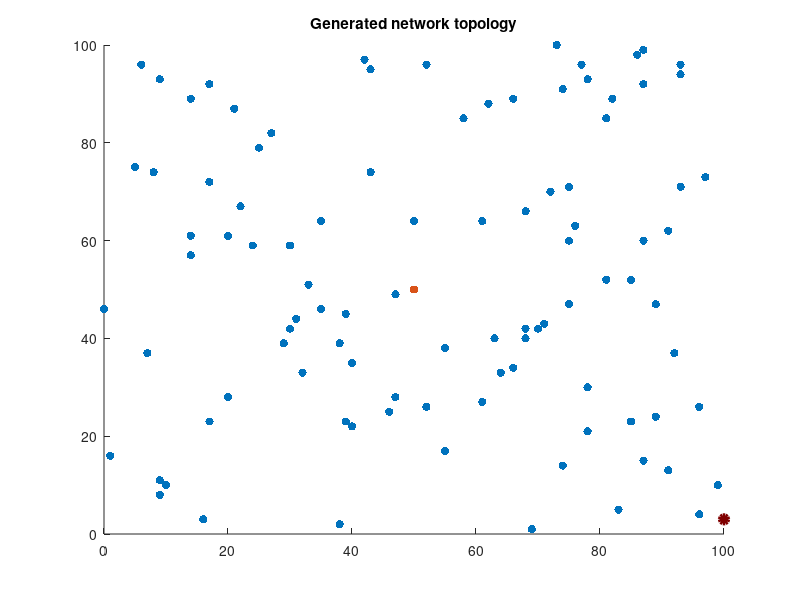
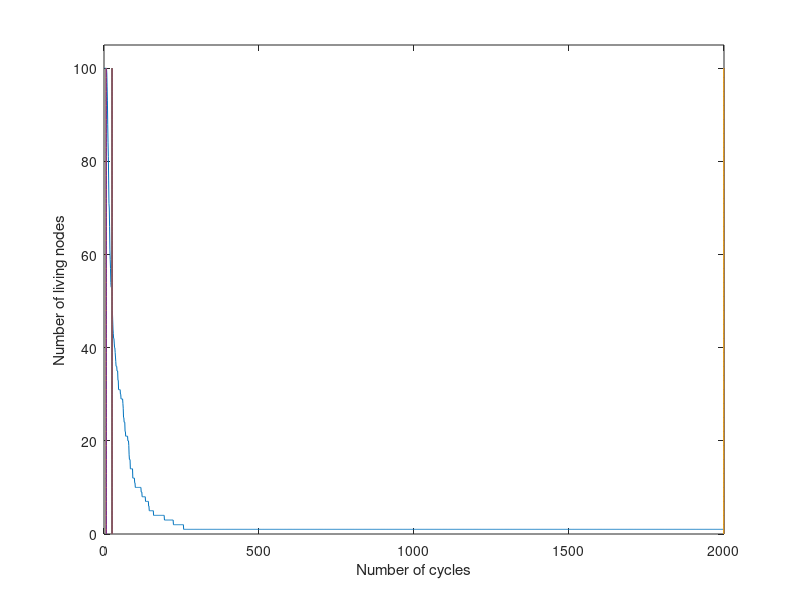
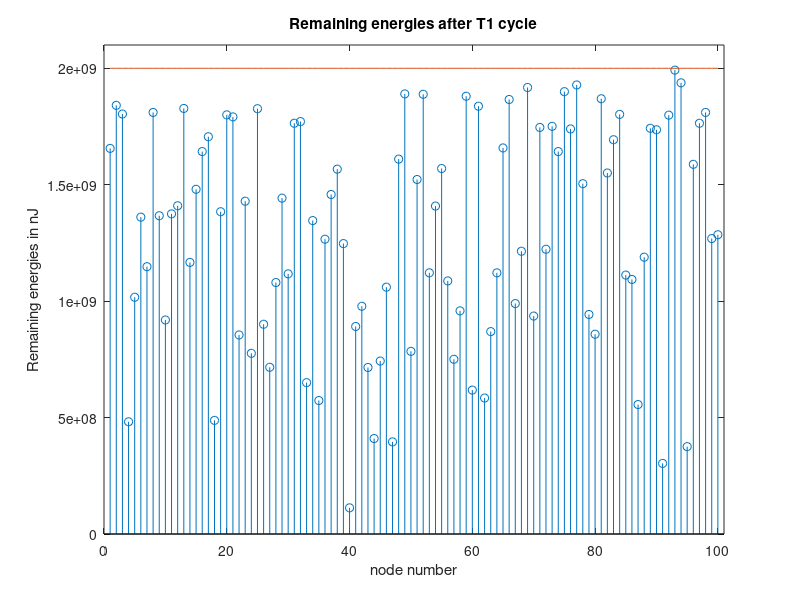
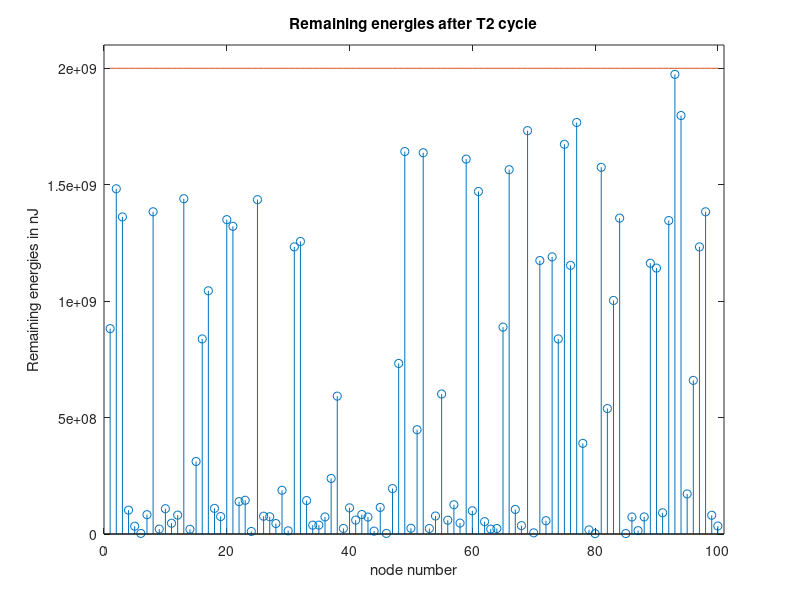

Recreate these plots in MATLAB, in order.
clear all
clc
n = 100; %number of sensor nodes
l = 100; %length of area
w = 100; %width of area
Ei = ones(1,100)*2*(10^9);  %Initial energy for single node in nJ
eps_short = 10; 
eps_long  = 0.0013; 
Eelec = 50; % in nJ/bit
Eagg = 50; % in nJ/bit
Data = 500*8; % in bits
Overhead = 125*8; % in bits
k = Data + Overhead;
d0 = sqrt(eps_short/eps_long);
xy = randi([0 n],2,n);
sink = [w/2 l/2];
sink2 = [0 0];
scatter(xy(1,:),xy(2,:),'filled')
ylim([0 l])
xlim([0 w])
hold on
scatter(sink(1),sink(2),'filled')
dist = [];
for i=1:n
    dist(i) = sqrt(((xy(1,i)-sink(1))^2) + ((xy(2,i)-sink(2))^2));
end
Ei1 = Ei;
death = [];
for i=1:n
    m = 0;
    energy_loss_short = k*Eelec + k*eps_short*(dist(i)^2) + k*Eagg;
    energy_loss_long = k*Eelec + k*eps_long*(dist(i)^4) + k*Eagg;
    if dist(i) < d0
        while energy_loss_short < Ei1(i)
            Ei1(i) = Ei1(i) - energy_loss_short;
            m = m + 1;
        end
        death(i) = m;
    else
        while energy_loss_long < Ei1(i)
            Ei1(i) = Ei1(i) - energy_loss_long;
            m = m + 1;
        end
        death(i) = m;
    end
end
%number of cycles before the death of the first node
T1 = min(death);
rt11 = find(death==min(death));
%number of cycles before the death of the last node
T3 = max(death);
for i=1:length(rt11)
    hold on
    scatter(xy(1,rt11(i)),xy(2,rt11(i)),'MarkerEdgeColor',[0.5 0 0],'MarkerFaceColor',[0.5 0 0],'LineWidth',3)
    title('Generated network topology')
end
notdead = [];
for j=1:max(death)
    nn = 00;
    for i=1:n
        if death(i) >= j
            nn = nn + 1;
        else
            nn = nn;
        end
    end
    notdead(j) = nn;
end
notdead2 = [notdead 0];
cycles = 1:max(death)+1;
figure
plot(cycles, notdead2)
xlabel('Number of cycles')
ylabel('Number of living nodes')
ylim([0 105])

kk=1;
while notdead(kk)>50
    kk = kk + 1;
end
%number of cycles before the death of half the nodes
T2 = kk;
hold on 
plot(ones(n+1)*T1,0:n)
hold on 
plot(ones(n+1)*T2,0:n)
hold on 
plot(ones(n+1)*T3,0:n)

%Plot the remaining energies after T1 cycle
Ei2 = Ei;
for i=1:n
    energy_loss_short = k*Eelec + k*eps_short*(dist(i)^2) + k*Eagg;
    energy_loss_long = k*Eelec + k*eps_long*(dist(i)^4) + k*Eagg;
    if dist(i) < d0
        for ee=1:T1
            Ei2(i) = Ei2(i) - energy_loss_short;
        end
    else
        for ee=1:T1
            Ei2(i) = Ei2(i) - energy_loss_long; 
        end
    end
end
figure
stem(1:n,Ei2)
hold on 
plot(1:n,Ei)
ylim([0 2.1*(10^9)])
xlim([0 101])
ylabel('Remaining energies in nJ')
xlabel('node number')
title('Remaining energies after T1 cycle')

%Plot the remaining energies after T2 cycles
Ei3 = Ei;
for i=1:n
    energy_loss_short = k*Eelec + k*eps_short*(dist(i)^2) + k*Eagg;
    energy_loss_long = k*Eelec + k*eps_long*(dist(i)^4) + k*Eagg;
    if dist(i) < d0
        for j=1:T2
            if energy_loss_short <= Ei3(i)
                Ei3(i) = Ei3(i) - energy_loss_short;
            end
        end
    else
        for j=1:T2
            if energy_loss_long <= Ei3(i)
                Ei3(i) = Ei3(i) - energy_loss_long;
            end
        end
    end
end
figure
stem(1:n,Ei3)
hold on 
plot(1:n,Ei)
ylim([0 2.1*(10^9)])
xlim([0 101])
ylabel('Remaining energies in nJ')
xlabel('node number')
title('Remaining energies after T2 cycle')

%Plot the remaining energies after T2 cycles
Ei4 = Ei;
for i=1:n
    energy_loss_short = k*Eelec + k*eps_short*(dist(i)^2) + k*Eagg;
    energy_loss_long = k*Eelec + k*eps_long*(dist(i)^4) + k*Eagg;
    if dist(i) < d0
        for j=1:T3
            if energy_loss_short <= Ei4(i)
                Ei4(i) = Ei4(i) - energy_loss_short;
            end
        end
    else
        for j=1:T3
            if energy_loss_long <= Ei4(i)
                Ei4(i) = Ei4(i) - energy_loss_long;
            end
        end
    end
end
figure
stem(1:n,Ei4)
hold on 
plot(1:n,Ei)
ylim([0 2.1*(10^9)])
xlim([0 101])
ylabel('Remaining energies in nJ')
xlabel('node number')
title(['Remaining energies after T3 cycles, T3=' num2str(T3) ' cycles'])


%%%%%%%%%%%%%%%%%%%%%%%%%%%%%%%%%%%%%%%%%%%%
figure
scatter(xy(1,:),xy(2,:),'filled')
ylim([0 l])
xlim([0 w])
hold on
scatter(sink2(1),sink2(2),'filled')
dist = [];
for i=1:n
    dist2(i) = sqrt(((xy(1,i)-sink2(1))^2) + ((xy(2,i)-sink2(2))^2));
end
Ei1 = Ei;
death = [];
for i=1:n
    m = 0;
    energy_loss_short = k*Eelec + k*eps_short*(dist2(i)^2) + k*Eagg;
    energy_loss_long = k*Eelec + k*eps_long*(dist2(i)^4) + k*Eagg;
    if dist2(i) < d0
        while energy_loss_short < Ei1(i)
            Ei1(i) = Ei1(i) - energy_loss_short;
            m = m + 1;
        end
        death(i) = m;
    else
        while energy_loss_long < Ei1(i)
            Ei1(i) = Ei1(i) - energy_loss_long;
            m = m + 1;
        end
        death(i) = m;
    end
end
%number of cycles before the death of the first node
T1 = min(death);
rt11 = find(death==min(death));
%number of cycles before the death of the last node
T3 = max(death);
for i=1:length(rt11)
    hold on
    scatter(xy(1,rt11(i)),xy(2,rt11(i)),'MarkerEdgeColor',[0.5 0 0],'MarkerFaceColor',[0.5 0 0],'LineWidth',3)
    title('Generated network topology - corner sink node')
end
notdead = [];
for j=1:max(death)
    nn = 00;
    for i=1:n
        if death(i) >= j
            nn = nn + 1;
        else
            nn = nn;
        end
    end
    notdead(j) = nn;
end
notdead2 = [notdead 0];
cycles = 1:max(death)+1;
figure
plot(cycles, notdead2)
xlabel('Number of cycles')
ylabel('Number of living nodes')
ylim([0 105])
title('For corner sink node')
kk=1;
while notdead(kk)>50
    kk = kk + 1;
end
%number of cycles before the death of half the nodes
T2 = kk;
hold on 
plot(ones(n+1)*T1,0:n)
hold on 
plot(ones(n+1)*T2,0:n)
hold on 
plot(ones(n+1)*T3,0:n)


%Plot the remaining energies after T1 cycle
Ei2 = Ei;
for i=1:n
    energy_loss_short = k*Eelec + k*eps_short*(dist2(i)^2) + k*Eagg;
    energy_loss_long = k*Eelec + k*eps_long*(dist2(i)^4) + k*Eagg;
    if dist2(i) < d0
        for ee=1:T1
            Ei2(i) = Ei2(i) - energy_loss_short;
        end
    else
        for ee=1:T1
            Ei2(i) = Ei2(i) - energy_loss_long; 
        end
    end
end
figure
stem(1:n,Ei2)
hold on 
plot(1:n,Ei)
ylim([0 2.1*(10^9)])
xlim([0 101])
ylabel('Remaining energies in nJ')
xlabel('node number')
title('Remaining energies after T1 cycle - corner sink node')

%Plot the remaining energies after T2 cycles
Ei3 = Ei;
for i=1:n
    energy_loss_short = k*Eelec + k*eps_short*(dist2(i)^2) + k*Eagg;
    energy_loss_long = k*Eelec + k*eps_long*(dist2(i)^4) + k*Eagg;
    if dist2(i) < d0
        for j=1:T2
            if energy_loss_short <= Ei3(i)
                Ei3(i) = Ei3(i) - energy_loss_short;
            end
        end
    else
        for j=1:T2
            if energy_loss_long <= Ei3(i)
                Ei3(i) = Ei3(i) - energy_loss_long;
            end
        end
    end
end
figure
stem(1:n,Ei3)
hold on 
plot(1:n,Ei)
ylim([0 2.1*(10^9)])
xlim([0 101])
ylabel('Remaining energies in nJ')
xlabel('node number')
title('Remaining energies after T2 cycle - corner sink node')

%Plot the remaining energies after T2 cycles
Ei4 = Ei;
for i=1:n
    energy_loss_short = k*Eelec + k*eps_short*(dist2(i)^2) + k*Eagg;
    energy_loss_long = k*Eelec + k*eps_long*(dist2(i)^4) + k*Eagg;
    if dist2(i) < d0
        for j=1:T3
            if energy_loss_short <= Ei4(i)
                Ei4(i) = Ei4(i) - energy_loss_short;
            end
        end
    else
        for j=1:T3
            if energy_loss_long <= Ei4(i)
                Ei4(i) = Ei4(i) - energy_loss_long;
            end
        end
    end
end
figure
stem(1:n,Ei4)
hold on 
plot(1:n,Ei)
ylim([0 2.1*(10^9)])
xlim([0 101])
ylabel('Remaining energies in nJ')
xlabel('node number')
title(['Remaining energies after T3 cycles, T3=' num2str(T3) ' cycles - corner sink node'])